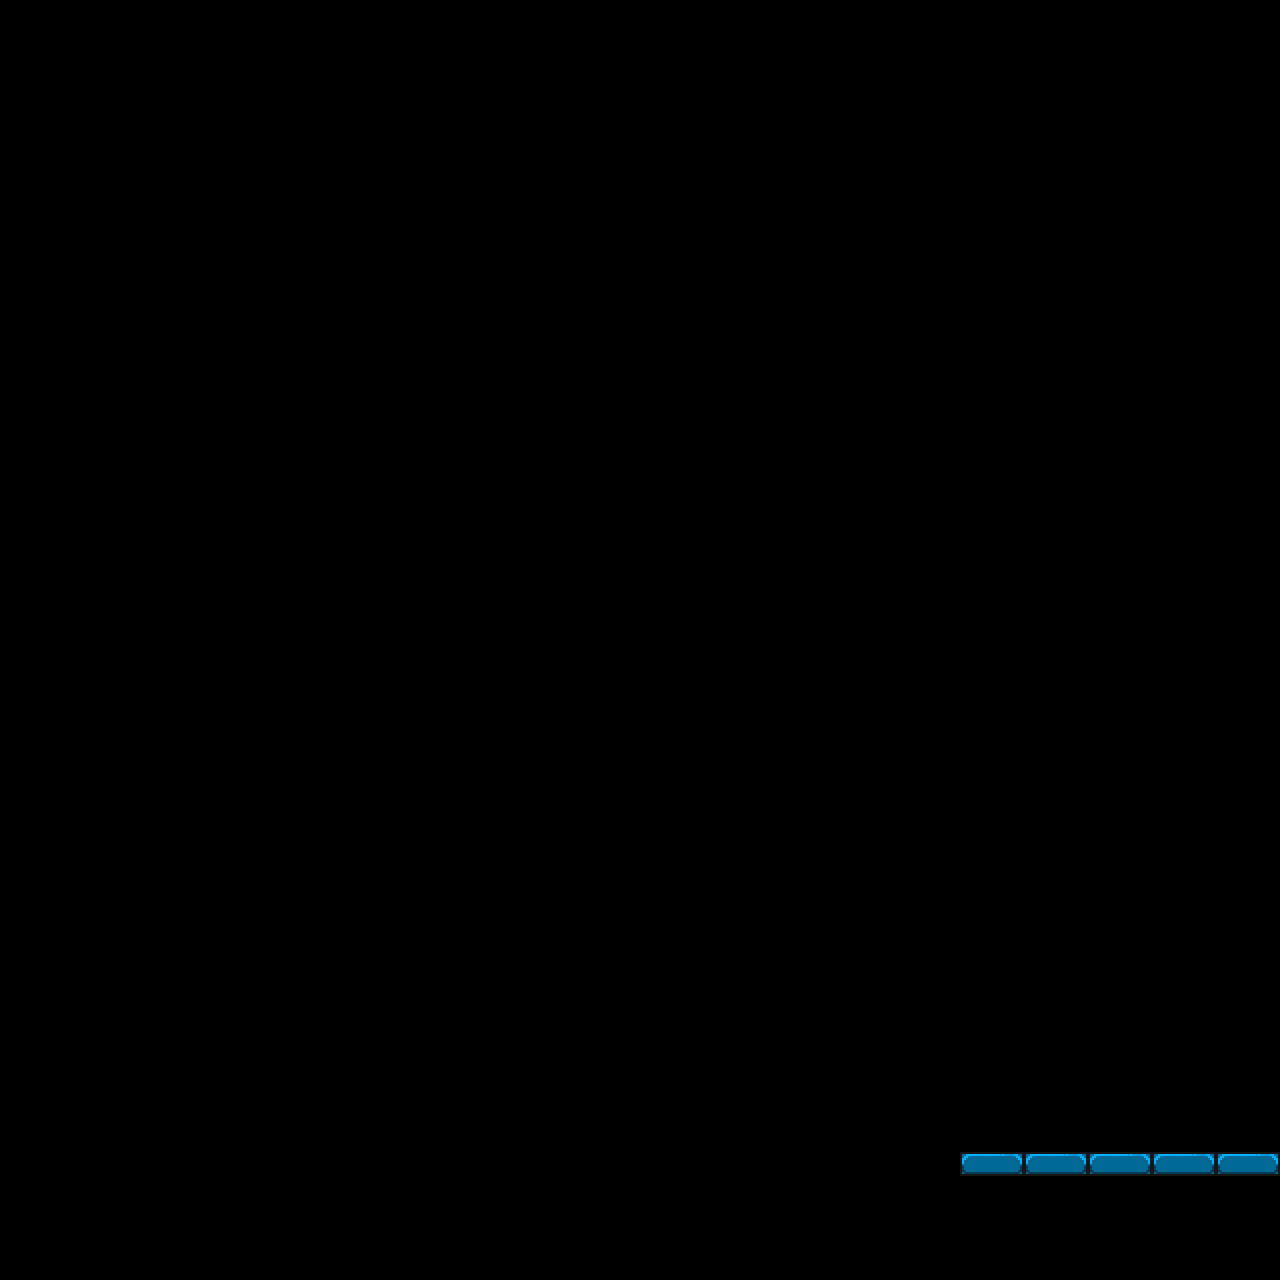

Tiled map render using the project's own tile images. Description and the whole map definition, tile-layer contents included, below:
An orthogonal 20x20 tile map with 64x64 px tiles, 1 tile layer (Calque de Tuiles 1).

<map version="1.10" tiledversion="git" orientation="orthogonal" renderorder="right-down" width="20" height="20" tilewidth="64" tileheight="64" infinite="0" nextlayerid="2" nextobjectid="1">
 <tileset firstgid="1" source="../../Base.tsx" />
 <layer id="1" name="Calque de Tuiles 1" width="20" height="20">
  <data encoding="csv">
0,0,0,0,0,0,0,0,0,0,0,0,0,0,0,0,0,0,0,0,
0,0,0,0,0,0,0,0,0,0,0,0,0,0,0,0,0,0,0,0,
0,0,0,0,0,0,0,0,0,0,0,0,0,0,0,0,0,0,0,0,
0,0,0,0,0,0,0,0,0,0,0,0,0,0,0,0,0,0,0,0,
0,0,0,0,0,0,0,0,0,0,0,0,0,0,0,0,0,0,0,0,
0,0,0,0,0,0,0,0,0,0,0,0,0,0,0,0,0,0,0,0,
0,0,0,0,0,0,0,0,0,0,0,0,0,0,0,0,0,0,0,0,
0,0,0,0,0,0,0,0,0,0,0,0,0,0,0,0,0,0,0,0,
0,0,0,0,0,0,0,0,0,0,0,0,0,0,0,0,0,0,0,0,
0,0,0,0,0,0,0,0,0,0,0,0,0,0,0,0,0,0,0,0,
0,0,0,0,0,0,0,0,0,0,0,0,0,0,0,0,0,0,0,0,
0,0,0,0,0,0,0,0,0,0,0,0,0,0,0,0,0,0,0,0,
0,0,0,0,0,0,0,0,0,0,0,0,0,0,0,0,0,0,0,0,
0,0,0,0,0,0,0,0,0,0,0,0,0,0,0,0,0,0,0,0,
0,0,0,0,0,0,0,0,0,0,0,0,0,0,0,0,0,0,0,0,
0,0,0,0,0,0,0,0,0,0,0,0,0,0,0,0,0,0,0,0,
0,0,0,0,0,0,0,0,0,0,0,0,0,0,0,0,0,0,0,0,
0,0,0,0,0,0,0,0,0,0,0,0,0,0,0,0,0,0,0,0,
0,0,0,0,0,0,0,0,0,0,0,0,0,0,0,1,1,1,1,1,
0,0,0,0,0,0,0,0,0,0,0,0,0,0,0,0,0,0,0,0
</data>
 </layer>
</map>
